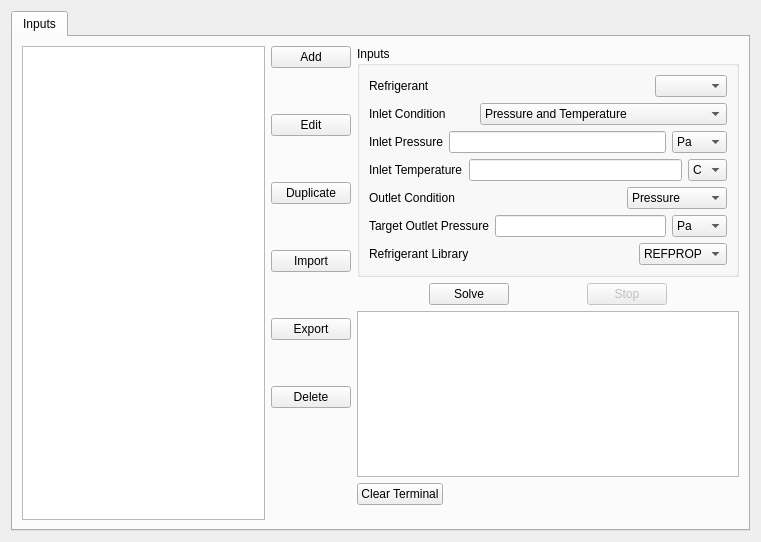
<?xml version="1.0" encoding="UTF-8"?>
<ui version="4.0">
 <class>Form</class>
 <widget class="QWidget" name="Form">
  <property name="geometry">
   <rect>
    <x>0</x>
    <y>0</y>
    <width>761</width>
    <height>542</height>
   </rect>
  </property>
  <property name="windowTitle">
   <string>Capillary tube Simulation</string>
  </property>
  <layout class="QVBoxLayout" name="verticalLayout_2">
   <item>
    <widget class="QTabWidget" name="tabWidget">
     <property name="currentIndex">
      <number>0</number>
     </property>
     <widget class="QWidget" name="tab">
      <attribute name="title">
       <string>Inputs</string>
      </attribute>
      <layout class="QHBoxLayout" name="horizontalLayout_7">
       <item>
        <widget class="QListWidget" name="Component_List">
         <property name="focusPolicy">
          <enum>Qt::WheelFocus</enum>
         </property>
         <property name="editTriggers">
          <set>QAbstractItemView::NoEditTriggers</set>
         </property>
         <property name="defaultDropAction">
          <enum>Qt::IgnoreAction</enum>
         </property>
         <property name="verticalScrollMode">
          <enum>QAbstractItemView::ScrollPerItem</enum>
         </property>
        </widget>
       </item>
       <item>
        <layout class="QVBoxLayout" name="verticalLayout_5">
         <item>
          <layout class="QVBoxLayout" name="verticalLayout_4">
           <item>
            <widget class="QPushButton" name="Add_button">
             <property name="text">
              <string>Add</string>
             </property>
            </widget>
           </item>
           <item>
            <spacer name="verticalSpacer_4">
             <property name="orientation">
              <enum>Qt::Vertical</enum>
             </property>
             <property name="sizeHint" stdset="0">
              <size>
               <width>20</width>
               <height>40</height>
              </size>
             </property>
            </spacer>
           </item>
           <item>
            <widget class="QPushButton" name="Edit_button">
             <property name="text">
              <string>Edit</string>
             </property>
            </widget>
           </item>
           <item>
            <spacer name="verticalSpacer">
             <property name="orientation">
              <enum>Qt::Vertical</enum>
             </property>
             <property name="sizeHint" stdset="0">
              <size>
               <width>20</width>
               <height>40</height>
              </size>
             </property>
            </spacer>
           </item>
           <item>
            <widget class="QPushButton" name="Duplicate_button">
             <property name="text">
              <string>Duplicate</string>
             </property>
            </widget>
           </item>
           <item>
            <spacer name="verticalSpacer_3">
             <property name="orientation">
              <enum>Qt::Vertical</enum>
             </property>
             <property name="sizeHint" stdset="0">
              <size>
               <width>20</width>
               <height>40</height>
              </size>
             </property>
            </spacer>
           </item>
           <item>
            <widget class="QPushButton" name="Import_button">
             <property name="text">
              <string>Import</string>
             </property>
            </widget>
           </item>
           <item>
            <spacer name="verticalSpacer_5">
             <property name="orientation">
              <enum>Qt::Vertical</enum>
             </property>
             <property name="sizeHint" stdset="0">
              <size>
               <width>20</width>
               <height>40</height>
              </size>
             </property>
            </spacer>
           </item>
           <item>
            <widget class="QPushButton" name="Export_button">
             <property name="text">
              <string>Export</string>
             </property>
            </widget>
           </item>
           <item>
            <spacer name="verticalSpacer_6">
             <property name="orientation">
              <enum>Qt::Vertical</enum>
             </property>
             <property name="sizeHint" stdset="0">
              <size>
               <width>20</width>
               <height>40</height>
              </size>
             </property>
            </spacer>
           </item>
           <item>
            <widget class="QPushButton" name="Delete_button">
             <property name="text">
              <string>Delete</string>
             </property>
            </widget>
           </item>
           <item>
            <spacer name="verticalSpacer_7">
             <property name="orientation">
              <enum>Qt::Vertical</enum>
             </property>
             <property name="sizeHint" stdset="0">
              <size>
               <width>20</width>
               <height>40</height>
              </size>
             </property>
            </spacer>
           </item>
          </layout>
         </item>
         <item>
          <spacer name="verticalSpacer_8">
           <property name="orientation">
            <enum>Qt::Vertical</enum>
           </property>
           <property name="sizeHint" stdset="0">
            <size>
             <width>20</width>
             <height>40</height>
            </size>
           </property>
          </spacer>
         </item>
        </layout>
       </item>
       <item>
        <layout class="QVBoxLayout" name="verticalLayout_3">
         <item>
          <widget class="QGroupBox" name="groupBox">
           <property name="title">
            <string>Inputs</string>
           </property>
           <layout class="QVBoxLayout" name="verticalLayout">
            <item>
             <layout class="QHBoxLayout" name="horizontalLayout_2">
              <item>
               <widget class="QLabel" name="Refrigerant_label">
                <property name="text">
                 <string>Refrigerant</string>
                </property>
               </widget>
              </item>
              <item>
               <spacer name="horizontalSpacer_4">
                <property name="orientation">
                 <enum>Qt::Horizontal</enum>
                </property>
                <property name="sizeHint" stdset="0">
                 <size>
                  <width>40</width>
                  <height>20</height>
                 </size>
                </property>
               </spacer>
              </item>
              <item>
               <widget class="QComboBox" name="Refrigerant"/>
              </item>
             </layout>
            </item>
            <item>
             <layout class="QHBoxLayout" name="horizontalLayout_4">
              <item>
               <widget class="QLabel" name="Inlet_cond_label">
                <property name="text">
                 <string>Inlet Condition</string>
                </property>
               </widget>
              </item>
              <item>
               <spacer name="horizontalSpacer_7">
                <property name="orientation">
                 <enum>Qt::Horizontal</enum>
                </property>
                <property name="sizeHint" stdset="0">
                 <size>
                  <width>40</width>
                  <height>20</height>
                 </size>
                </property>
               </spacer>
              </item>
              <item>
               <widget class="QComboBox" name="Inlet_cond">
                <item>
                 <property name="text">
                  <string>Pressure and Temperature</string>
                 </property>
                </item>
                <item>
                 <property name="text">
                  <string>Pressure and Quality</string>
                 </property>
                </item>
                <item>
                 <property name="text">
                  <string>Saturation Temperature and Quality</string>
                 </property>
                </item>
                <item>
                 <property name="text">
                  <string>Pressure and Subcooling</string>
                 </property>
                </item>
                <item>
                 <property name="text">
                  <string>Saturation Temperature and Subcooling</string>
                 </property>
                </item>
               </widget>
              </item>
             </layout>
            </item>
            <item>
             <layout class="QHBoxLayout" name="horizontalLayout_5">
              <item>
               <widget class="QLabel" name="Inlet_cond_1_label">
                <property name="text">
                 <string>Inlet Pressure</string>
                </property>
               </widget>
              </item>
              <item>
               <widget class="QLineEdit" name="Inlet_cond_1">
                <property name="maxLength">
                 <number>8</number>
                </property>
               </widget>
              </item>
              <item>
               <widget class="QComboBox" name="Inlet_cond_1_unit">
                <item>
                 <property name="text">
                  <string>Pa</string>
                 </property>
                </item>
                <item>
                 <property name="text">
                  <string>kPa</string>
                 </property>
                </item>
                <item>
                 <property name="text">
                  <string>MPa</string>
                 </property>
                </item>
                <item>
                 <property name="text">
                  <string>bar</string>
                 </property>
                </item>
                <item>
                 <property name="text">
                  <string>atm</string>
                 </property>
                </item>
                <item>
                 <property name="text">
                  <string>psi</string>
                 </property>
                </item>
               </widget>
              </item>
             </layout>
            </item>
            <item>
             <layout class="QHBoxLayout" name="horizontalLayout_6">
              <item>
               <widget class="QLabel" name="Inlet_cond_2_label">
                <property name="text">
                 <string>Inlet Temperature</string>
                </property>
               </widget>
              </item>
              <item>
               <widget class="QLineEdit" name="Inlet_cond_2">
                <property name="maxLength">
                 <number>8</number>
                </property>
               </widget>
              </item>
              <item>
               <widget class="QComboBox" name="Inlet_cond_2_unit">
                <item>
                 <property name="text">
                  <string>C</string>
                 </property>
                </item>
                <item>
                 <property name="text">
                  <string>K</string>
                 </property>
                </item>
                <item>
                 <property name="text">
                  <string>F</string>
                 </property>
                </item>
               </widget>
              </item>
             </layout>
            </item>
            <item>
             <layout class="QHBoxLayout" name="horizontalLayout_8">
              <item>
               <widget class="QLabel" name="Outlet_cond_label">
                <property name="text">
                 <string>Outlet Condition</string>
                </property>
               </widget>
              </item>
              <item>
               <spacer name="horizontalSpacer_9">
                <property name="orientation">
                 <enum>Qt::Horizontal</enum>
                </property>
                <property name="sizeHint" stdset="0">
                 <size>
                  <width>40</width>
                  <height>20</height>
                 </size>
                </property>
               </spacer>
              </item>
              <item>
               <widget class="QComboBox" name="Outlet_cond">
                <item>
                 <property name="text">
                  <string>Pressure</string>
                 </property>
                </item>
                <item>
                 <property name="text">
                  <string>Temperature</string>
                 </property>
                </item>
               </widget>
              </item>
             </layout>
            </item>
            <item>
             <layout class="QHBoxLayout" name="horizontalLayout_9">
              <item>
               <widget class="QLabel" name="Outlet_cond_1_label">
                <property name="text">
                 <string>Target Outlet Pressure</string>
                </property>
               </widget>
              </item>
              <item>
               <widget class="QLineEdit" name="Outlet_cond_1">
                <property name="maxLength">
                 <number>8</number>
                </property>
               </widget>
              </item>
              <item>
               <widget class="QComboBox" name="Outlet_cond_1_unit">
                <item>
                 <property name="text">
                  <string>Pa</string>
                 </property>
                </item>
                <item>
                 <property name="text">
                  <string>kPa</string>
                 </property>
                </item>
                <item>
                 <property name="text">
                  <string>MPa</string>
                 </property>
                </item>
                <item>
                 <property name="text">
                  <string>bar</string>
                 </property>
                </item>
                <item>
                 <property name="text">
                  <string>atm</string>
                 </property>
                </item>
                <item>
                 <property name="text">
                  <string>psi</string>
                 </property>
                </item>
               </widget>
              </item>
             </layout>
            </item>
            <item>
             <layout class="QHBoxLayout" name="horizontalLayout_15">
              <item>
               <widget class="QLabel" name="Ref_library_label">
                <property name="text">
                 <string>Refrigerant Library</string>
                </property>
               </widget>
              </item>
              <item>
               <spacer name="horizontalSpacer_13">
                <property name="orientation">
                 <enum>Qt::Horizontal</enum>
                </property>
                <property name="sizeHint" stdset="0">
                 <size>
                  <width>40</width>
                  <height>20</height>
                 </size>
                </property>
               </spacer>
              </item>
              <item>
               <widget class="QComboBox" name="Ref_library">
                <item>
                 <property name="text">
                  <string>REFPROP</string>
                 </property>
                </item>
                <item>
                 <property name="text">
                  <string>HEOS</string>
                 </property>
                </item>
               </widget>
              </item>
             </layout>
            </item>
           </layout>
          </widget>
         </item>
         <item>
          <layout class="QHBoxLayout" name="horizontalLayout">
           <item>
            <spacer name="horizontalSpacer_2">
             <property name="orientation">
              <enum>Qt::Horizontal</enum>
             </property>
             <property name="sizeHint" stdset="0">
              <size>
               <width>40</width>
               <height>20</height>
              </size>
             </property>
            </spacer>
           </item>
           <item>
            <widget class="QPushButton" name="solve_button">
             <property name="text">
              <string>Solve</string>
             </property>
            </widget>
           </item>
           <item>
            <spacer name="horizontalSpacer">
             <property name="orientation">
              <enum>Qt::Horizontal</enum>
             </property>
             <property name="sizeHint" stdset="0">
              <size>
               <width>40</width>
               <height>20</height>
              </size>
             </property>
            </spacer>
           </item>
           <item>
            <widget class="QPushButton" name="stop_button">
             <property name="enabled">
              <bool>false</bool>
             </property>
             <property name="text">
              <string>Stop</string>
             </property>
            </widget>
           </item>
           <item>
            <spacer name="horizontalSpacer_3">
             <property name="orientation">
              <enum>Qt::Horizontal</enum>
             </property>
             <property name="sizeHint" stdset="0">
              <size>
               <width>40</width>
               <height>20</height>
              </size>
             </property>
            </spacer>
           </item>
          </layout>
         </item>
         <item>
          <widget class="QListWidget" name="Terminal"/>
         </item>
         <item>
          <layout class="QHBoxLayout" name="horizontalLayout_3">
           <item>
            <widget class="QPushButton" name="clear_terminal_button">
             <property name="text">
              <string>Clear Terminal</string>
             </property>
            </widget>
           </item>
           <item>
            <spacer name="horizontalSpacer_8">
             <property name="orientation">
              <enum>Qt::Horizontal</enum>
             </property>
             <property name="sizeHint" stdset="0">
              <size>
               <width>40</width>
               <height>20</height>
              </size>
             </property>
            </spacer>
           </item>
          </layout>
         </item>
         <item>
          <spacer name="verticalSpacer_2">
           <property name="orientation">
            <enum>Qt::Vertical</enum>
           </property>
           <property name="sizeHint" stdset="0">
            <size>
             <width>20</width>
             <height>40</height>
            </size>
           </property>
          </spacer>
         </item>
        </layout>
       </item>
      </layout>
     </widget>
    </widget>
   </item>
  </layout>
 </widget>
 <resources/>
 <connections/>
</ui>
